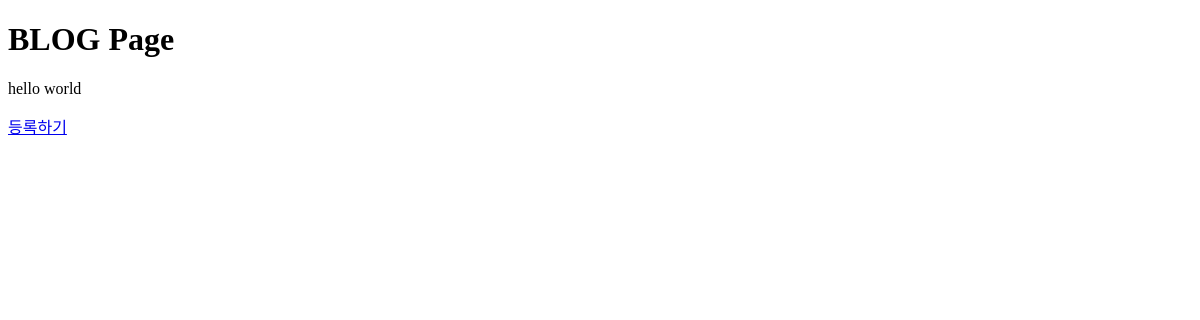
Before: / with the older database file.
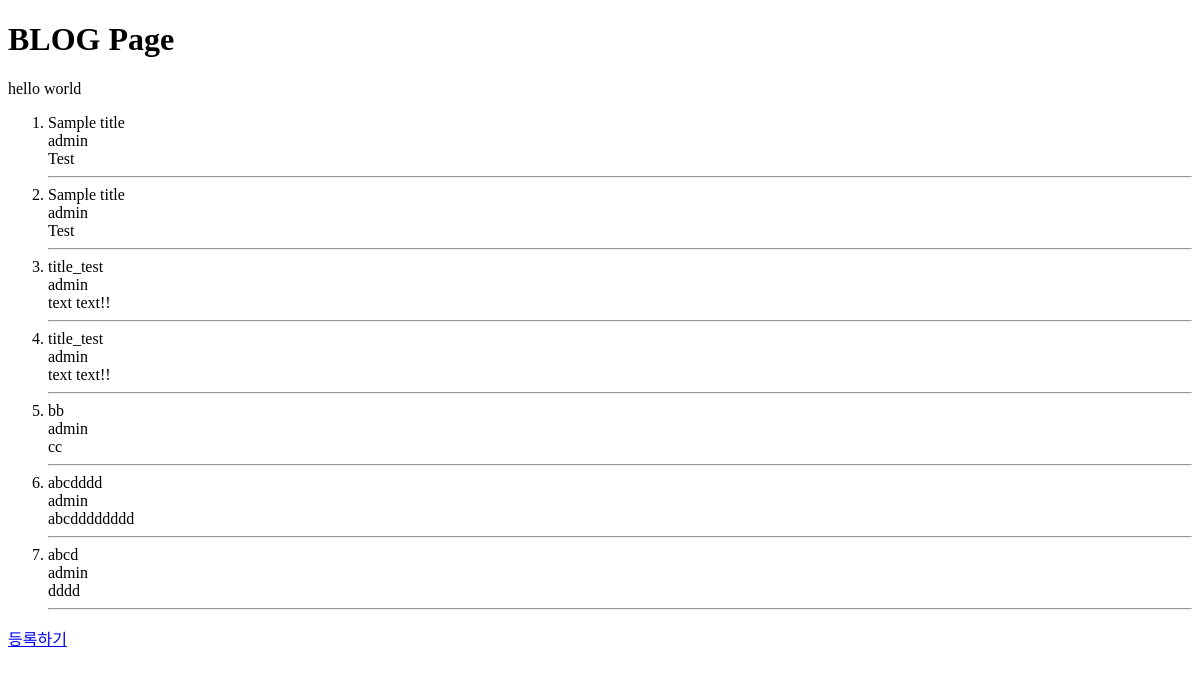
After: the same page with the newer database file.
### blog/models.py (models this page shows, shortened)
class Post(models.Model):
  author = models.ForeignKey(settings.AUTH_USER_MODEL, on_delete=models.CASCADE)
  title = models.CharField(max_length=200)
  text = models.TextField()
  created_date = models.DateTimeField(default=timezone.now)
  published_date = models.DateTimeField(blank=True, null=True)

### blog/views.py (the view)
# urls.py: path('', views.post_list, name='post_list'),
def post_list(request):
  posts = Post.objects.all()
  return render(request, 'blog/post_list.html', {
    'title': 'hello world',
    'posts': posts,
  })

### blog/templates/blog/post_list.html (shortened to what this page needs)
<!DOCTYPE html>
<html lang="en">
<head>
</head>
<body>
  <h1>BLOG Page</h1>
  <p>{{ title }}</p>
  <ol>
    {% for post in posts %}
      <li>
        <div>
          {{ post.title }}
        </div>
        <div>
          {{ post.author.username }}
        </div>
        <div>
          {{ post.text }}
        </div>
        <hr />
      </li>
    {% endfor %}
  </ol>
  <a href="{% url 'blog:create_post' %}">등록하기</a>
</body>
</html>

Changed rows visible on the page:
added Post: title "Sample title", author.username "admin", text "Test"
added Post: title "Sample title", author.username "admin", text "Test"
added Post: title "title_test", author.username "admin", text "text text!!"
added Post: title "title_test", author.username "admin", text "text text!!"
added Post: title "bb", author.username "admin", text "cc"
added Post: title "abcdddd", author.username "admin", text "abcdddddddd"
added Post: title "abcd", author.username "admin", text "dddd"
